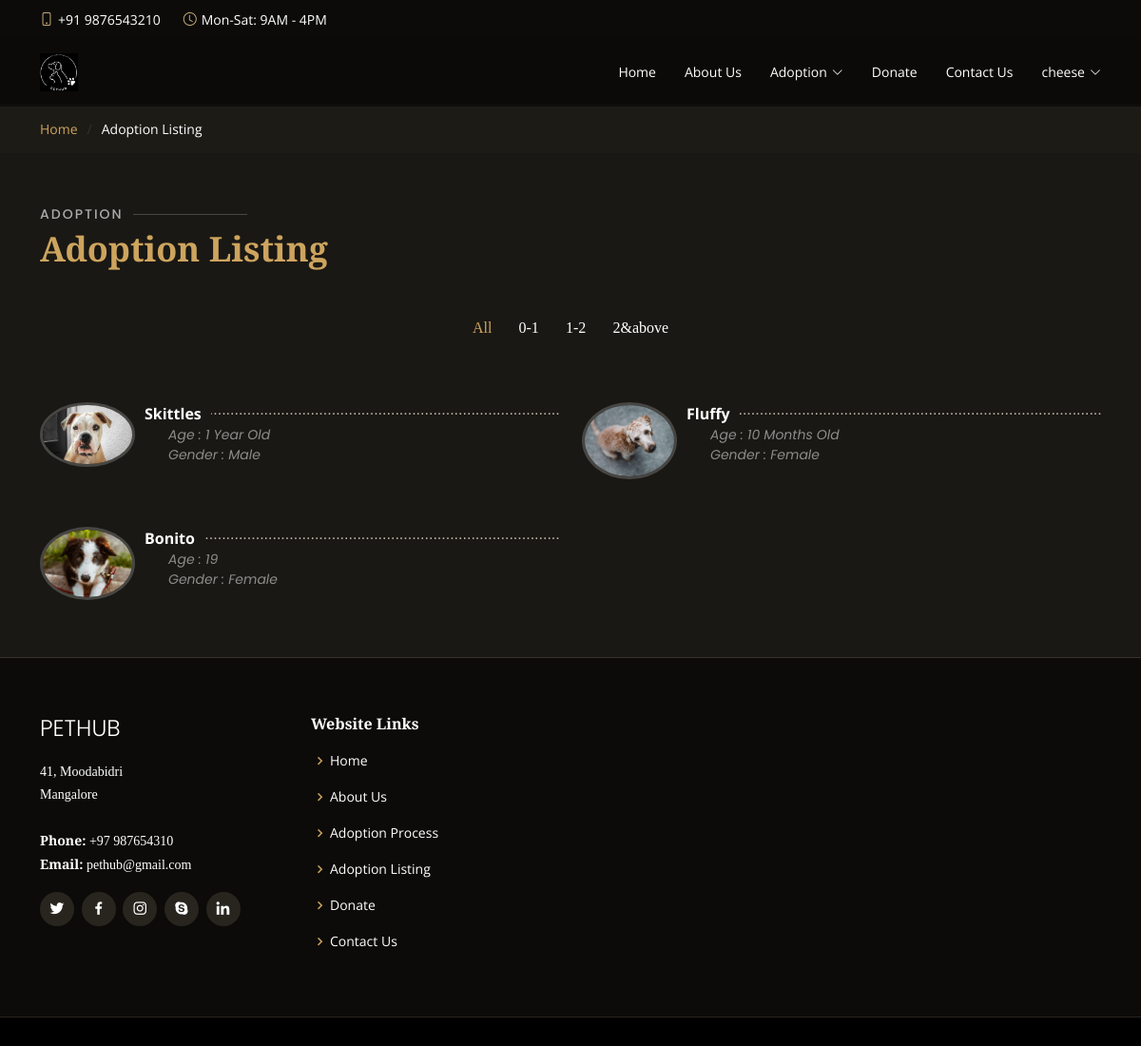
The page /user/adoptionListing.php (signed in) on the database its author committed.
### tables this page shows
CREATE TABLE `animal` (
  `id` int(11) NOT NULL,
  `animalName` varchar(100) NOT NULL,
  `animalType` varchar(100) NOT NULL,
  `gender` varchar(10) NOT NULL,
  `age` varchar(100) NOT NULL,
  `colour` varchar(100) NOT NULL,
  `vaccinated` varchar(10) NOT NULL,
  `dewormed` varchar(10) NOT NULL,
  `neutered` varchar(10) NOT NULL,
  `animalCondition` varchar(100) NOT NULL,
  `imgType` varchar(5) NOT NULL
);

### user/adoptionListing.php (the view, shortened to what this page needs)
<!DOCTYPE html>
<html lang="en">
<head>
  <link href="../assets/vendor/animate.css/animate.min.css" rel="stylesheet">
  <link href="../assets/vendor/aos/aos.css" rel="stylesheet">
  <link href="../assets/vendor/bootstrap/css/bootstrap.min.css" rel="stylesheet">
  <link href="../assets/vendor/bootstrap-icons/bootstrap-icons.css" rel="stylesheet">
  <link href="../assets/vendor/boxicons/css/boxicons.min.css" rel="stylesheet">
  <link href="../assets/vendor/glightbox/css/glightbox.min.css" rel="stylesheet">
  <link href="../assets/vendor/swiper/swiper-bundle.min.css" rel="stylesheet">
  <link href="../assets/css/style.css" rel="stylesheet">
</head>
<body>
  <div id="topbar" class="d-flex align-items-center fixed-top">
    <div class="container d-flex justify-content-center justify-content-md-between">
      <div class="contact-info d-flex align-items-center">
        <i class="bi bi-phone d-flex align-items-center"><span>+91 9876543210</span></i>
        <i class="bi bi-clock d-flex align-items-center ms-4"><span> Mon-Sat: 9AM - 4PM</span></i>
      </div>
    </div>
  </div>
  <header id="header" class="fixed-top d-flex align-items-center">
    <div class="container-fluid container-xl d-flex align-items-center justify-content-lg-between">
      <a href="main.php" class="logo me-auto me-lg-0"><img src="../assets/img/logo.png" alt="" class="img-fluid"></a>
      <nav id="navbar" class="navbar order-last order-lg-0">
        <ul>
          <li><a class="nav-link scrollto" href="main.php">Home</a></li>
          <li><a class="nav-link scrollto" href="aboutUs.php">About Us</a></li>
          <li class="dropdown"><a href="#"><span>Adoption</span> <i class="bi bi-chevron-down"></i></a>
          </li>
          <li><a class="nav-link scrollto" href="donate.php">Donate</a></li>
          <li><a class="nav-link scrollto" href="contactUs.php">Contact Us</a></li>
              <li class='dropdown'><a href='#'><span><?php echo $_SESSION['user']['username']; ?></span><i class='bi bi-chevron-down'></i></a>
          </li>
        </ul>
      </nav>
    </div>
  </header>
  <main id="main">
    <section class="breadcrumbs">
      <div class="container">
        <div class="d-flex justify-content-between align-items-center">
          <ol>
            <li><a href="main.php">Home</a></li>
            <li>Adoption Listing</li>
          </ol>
        </div>
      </div>
    </section>
  </main>
<section id="menu" class="menu section-bg">
  <div class="container" data-aos="fade-up">
    <div class="section-title">
      <h2>Adoption</h2>
      <p>Adoption Listing</p>
    </div>
    <div class="row" data-aos="fade-up" data-aos-delay="100">
      <div class="col-lg-12 d-flex justify-content-center">
        <ul id="menu-flters">
          <li data-filter="*" class="filter-active">All</li>
          <li data-filter=".filter-Dog">0-1</li>
          <li data-filter=".filter-Cat">1-2</li>
          <li data-filter=".filter-Other">2&above</li>
        </ul>
      </div>
    </div>
    <div class="row menu-container" data-aos="fade-up" data-aos-delay="200">
    <?php
          $conn = mysqli_connect("localhost", "root", "", "hpusers");
          $sql = "SELECT animalName, age, gender, colour, imgType, id, animalType FROM animal";
          $result = $conn->query($sql);
          if ($result->num_rows > 0) {
          while($row = $result->fetch_assoc()) {
            echo "<div class='col-lg-6 menu-item filter-" . $row["animalType"] . "'>";
            echo "<img src='../assets/img/animals/" . $row["animalName"] . "." . $row["imgType"] . "' class='menu-img'>";
            echo "<div class='menu-content'>";
            echo "<a href='animalProfile.php?id=" . $row["id"] . "'>". $row["animalName"] . "</a>";
            echo "</div>";
            echo "<div class='menu-ingredients'> Age : " . $row["age"];
            echo "</div>";
            echo "<div class='menu-ingredients'> Gender : " . $row["gender"];
            echo "</div>";
            echo "</div>";
          }
          }
          else {
            echo "0 results";
          }
        ?>
    </div>
  </div>
</section>
  <footer id="footer">
    <div class="footer-top">
      <div class="container">
        <div class="row">
          <div class="col-lg-3 col-md-6">
            <div class="footer-info">
              <h3>PetHub</h3>
              <p>
                41, Moodabidri<br>
                Mangalore<br><br>
                <strong>Phone:</strong> +97 987654310<br>
                <strong>Email:</strong> pethub@gmail.com<br>
              </p>
              <div class="social-links mt-3">
                <a href="#" class="twitter"><i class="bx bxl-twitter"></i></a>
                <a href="#" class="facebook"><i class="bx bxl-facebook"></i></a>
                <a href="#" class="instagram"><i class="bx bxl-instagram"></i></a>
                <a href="#" class="google-plus"><i class="bx bxl-skype"></i></a>
                <a href="#" class="linkedin"><i class="bx bxl-linkedin"></i></a>
              </div>
            </div>
          </div>
          <div class="col-lg-2 col-md-6 footer-links">
            <h4>Website Links</h4>
            <ul>
              <li><i class="bx bx-chevron-right"></i> <a href="main.php">Home</a></li>
              <li><i class="bx bx-chevron-right"></i> <a href="#">About Us</a></li>
              <li><i class="bx bx-chevron-right"></i> <a href="adoptionProcess.php">Adoption Process</a></li>
              <li><i class="bx bx-chevron-right"></i> <a href="adoptionListing.php">Adoption Listing</a></li>
              <li><i class="bx bx-chevron-right"></i> <a href="donate.php">Donate</a></li>
              <li><i class="bx bx-chevron-right"></i> <a href="contactUs.php">Contact Us</a></li>
            </ul>
          </div>
        </div>
      </div>
    </div>
</body>
</html>

### rows shown on the page
animal: animalName (picture), animalName "Skittles", age "1 Year Old", gender "Male"
animal: animalName (picture), animalName "Fluffy", age "10 Months Old", gender "Female"
animal: animalName (picture), animalName "Bonito", age "19", gender "Female"

### other values the page prints
$_SESSION['user']['username'] "cheese"
